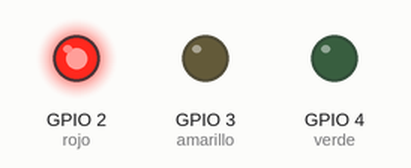
Bench run of a program on a simulated Raspberry Pi (BCM pin numbers). Shown: output pins drawn as LEDs (lit = HIGH). What the program prints to the terminal is not drawn. At 24.0 s the program stops and its outputs stay as they are.

Above: at 1.0 s.
At 2.5 s:
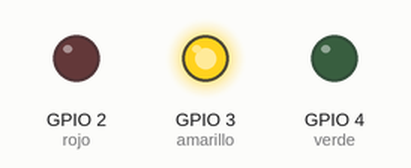
At 3.5 s:
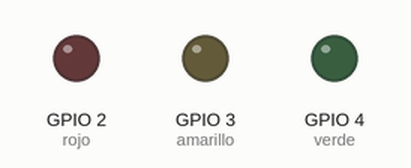
At 7.0 s:
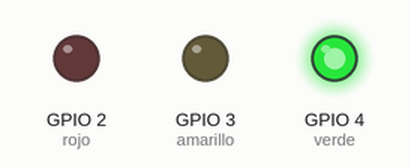
Timing chart, 0 to 10.4 s (numbered marks = the images above):
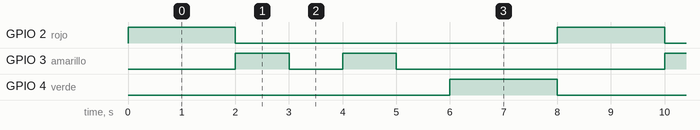

Measured:
- by itself, GPIO 2 (rojo), GPIO 4 (verde): alternates HIGH for 2.0 s and LOW for 6.0 s
- by itself, GPIO 3 (amarillo): repeats every 8.0 s: LOW 1.0 s, HIGH 1.0 s, LOW 5.0 s, HIGH 1.0 s

The program:

semaforo.py
```python
from gpiozero import LED
from time     import sleep

rojo = LED(2)
amarillo = LED(3)
verde = LED(4)
repetir = 3
num = 1

while repetir > 0:
	rojo.on()
	sleep(2)
	rojo.off()
	i = 0

	while i < 2:
		amarillo.on()
		sleep(1)
		amarillo.off()
		sleep(1)
		i += 1

	verde.on()
	sleep(2)
	verde.off()

	print("Vuelta numero %d" % num)
	repetir -= 1
	num += 1

print "\n El Programa ha terminado"
```
